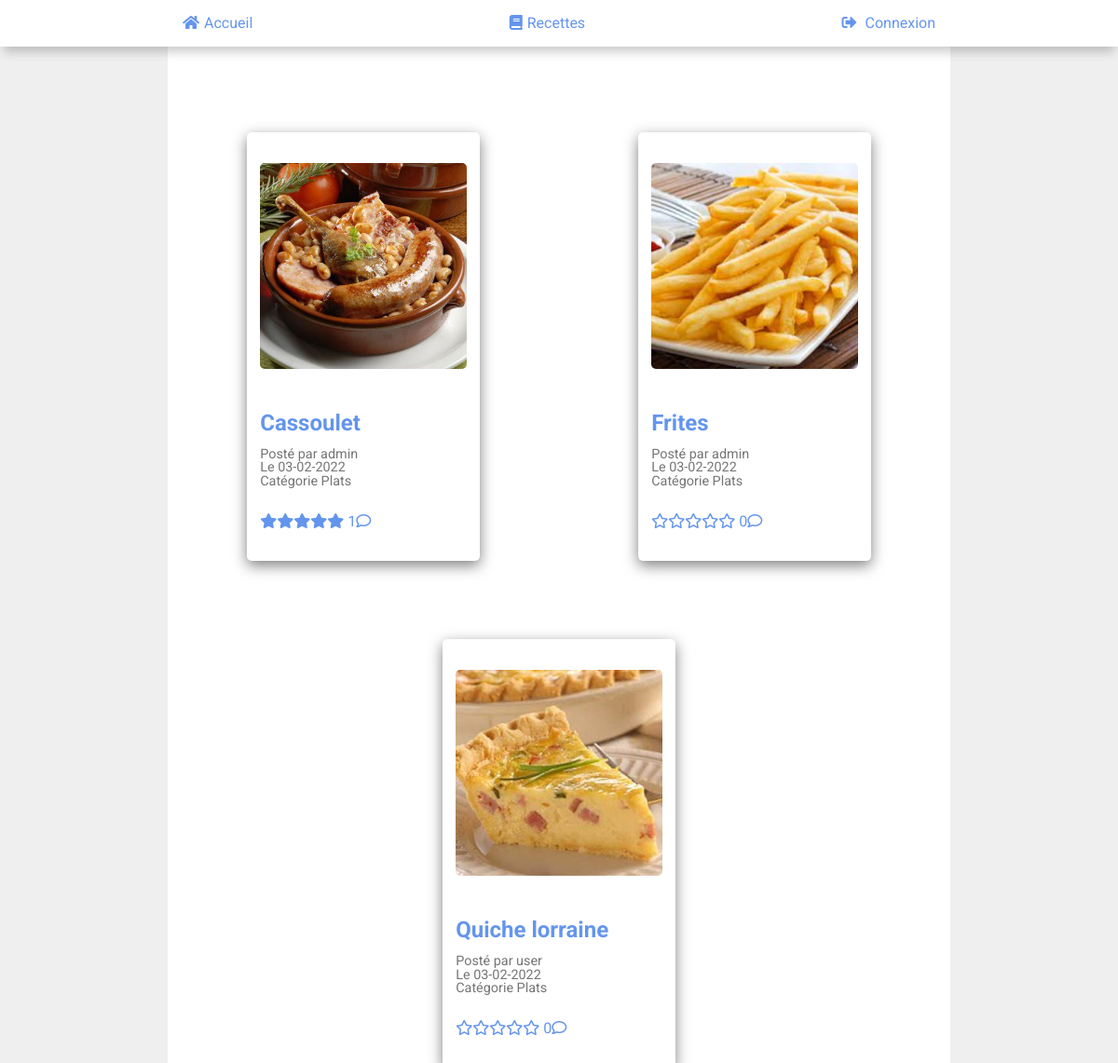
The app's page /public/templates/show_recipes.php?category_id=3 with its own data.
### tables this page shows
CREATE TABLE IF NOT EXISTS `recipes` (
  `id` int(11) NOT NULL AUTO_INCREMENT,
  `title` varchar(265) NOT NULL,
  `description` text NOT NULL,
  `image` text,
  `date_recipe` timestamp NOT NULL DEFAULT CURRENT_TIMESTAMP,
  `user_id` int(11) NOT NULL,
  `category_id` int(11) NOT NULL,
  PRIMARY KEY (`id`),
  KEY `recipe_category_id` (`category_id`),
  KEY `recipe_user_id` (`user_id`)
);

CREATE TABLE IF NOT EXISTS `users` (
  `id` int(11) NOT NULL AUTO_INCREMENT,
  `nickname` varchar(40) NOT NULL,
  `password` text NOT NULL,
  `role` int(1) NOT NULL DEFAULT '3',
  `avatar` varchar(255) NOT NULL,
  `registration_at` timestamp NULL DEFAULT CURRENT_TIMESTAMP,
  PRIMARY KEY (`id`)
);

CREATE TABLE IF NOT EXISTS `categories` (
  `id` int(11) NOT NULL AUTO_INCREMENT,
  `name` varchar(255) DEFAULT NULL,
  PRIMARY KEY (`id`)
);

### libraries/services/sql_requests.php (called while the page is built, shortened)
<?php
function selectOneBy($pdo, $tableToSelect, $where, $selectTo)
{
    $sql = "SELECT * FROM $tableToSelect WHERE $where = ?";
    $query = $pdo->prepare($sql);
    $query->execute([$selectTo]);
    $data = $query->fetch();
    return $data;
}
function selectAllBy($pdo, $tableToSelect, $where, $selectTo)
{
    $sql = "SELECT * FROM $tableToSelect WHERE $where = ?";
    $query = $pdo->prepare($sql);
    $query->execute([$selectTo]);
    $data = $query->fetchAll();
    return $data;
}
function selectTwoByFetch($pdo, $select, $select2, $tableToSelect, $where, $selectTo)
{
    $sql = "SELECT $select, $select2 FROM $tableToSelect WHERE $where = ?";
    $query = $pdo->prepare($sql);
    $query->execute([$selectTo]);
    $data = $query->fetch();
    return $data;
}
function countAsWhere($pdo, $whyCount, $whatAs, $fromWhy, $where, $selectTo)
{
    $sql = "SELECT count($whyCount) AS $whatAs FROM $fromWhy WHERE $where = ?";
    $query = $pdo->prepare($sql);
    $query->execute([$selectTo]);
    return $data = $query->fetch();
}
function roundAvgFetch($pdo, $round, $as, $from, $where, $select)
{
    $sql = "SELECT round(AVG($round)) AS $as FROM $from WHERE $where = ?";
    $query = $pdo->prepare($sql);
    $query->execute([$select]);
    return $data = $query->fetch();
}

### public/templates/show_recipes.php (the view)
<?php
include('../../layout.php');
if ($_GET) {
	$category_id = $_GET['category_id'];
	$recipes = selectAllBy($pdo, 'recipes', 'category_id', $category_id);
	$category = selectOneBy($pdo, 'categories', 'id', $category_id);
} ?>
<section class="first-container flex-wrap">
	<?php foreach ($recipes as $recipe) : ?>
		<?php $recipe_id = $recipe['id']; ?>
		<?php $recipe_user_id = $recipe['user_id']; ?>
		<?php $user = selectTwoByFetch($pdo, 'nickname', 'avatar', 'users', 'id', $recipe_user_id); ?>
		<?php $recipe_date = showDate($recipe['date_recipe']);
		$count = roundAvgFetch($pdo, 'ranked', 'average', 'comments', 'recipe_id', $recipe_id);
		$ranked_count = countAsWhere($pdo, 'ranked', 'ranked_count', 'comments', 'recipe_id', $recipe_id); ?>
		<article class="container-article-show_recipes shadow effect-up">
			<a class="content-article" href="show_recipe.php?recipe_id=<?= $recipe_id; ?>">
				<section>
					<?php if (empty($recipe['image'])) : ?>
						<img src="https://via.placeholder.com/350x350" alt="image qui représente">
					<?php else : ?>
						<img src="/public/src/img/<?= $recipe['image']; ?>" alt="image qui représente">
					<?php endif; ?>
				</section>
				<section>
					<h2><?= $recipe['title']; ?></h2>
					<p class="p-detail">Posté par <?= $user['nickname']; ?></p>
					<p class="p-detail">Le <?= $recipe_date; ?></p>
					<p class="p-detail">Catégorie <?= $category['name']; ?></p>
				</section>
				<section class="show-recipe-ranked">
					<?php ranking($count['average']); ?>
					<span><?= $ranked_count['ranked_count']; ?><i class="far fa-comment"></i></span>
				</section>
			</a>
		</article>
	<?php endforeach; ?>
</section>

### libraries/services/functions.php (shortened to what this page needs)
<?php
include('sql_requests.php');
function showDate($toStringDate)
{
    $timestamp = strtotime($toStringDate);
    return $date = date("d-m-Y", $timestamp);
}
function ranking($rank)
{
    if ($rank == null) {
        $rank = 0;
    }
    for ($i = 0; $i <= 4; $i++) {
        if ($rank > $i) {
            echo '<i class="fas fa-star fastar"></i>';
        } else {
            echo '<i class="far fa-star farstar"></i>';
        }
    }
}

### public/css/style.css (style rules this page uses)
html { box-sizing: border-box; scroll-behavior: smooth; }
*, *:before, *:after { box-sizing: inherit; }
a:link { text-decoration:none; }
a { color: cornflowerblue; }
h1,h2,h3,h4,h5,h6 { color: cornflowerblue; }
body { background-color: #efefef; margin: 0; font-family: 'Roboto', sans-serif; }
* { transition: transform .5s; }
.flex-wrap { display: flex; flex-wrap: wrap; flex-direction: row; }
.p-detail { color: #757575; line-height: 0; font-size: 0.9rem; }
.shadow { -webkit-box-shadow: 0px 5px 15px 0px rgba(0,0,0,0.5); box-shadow: 0px 5px 15px 0px rgba(0,0,0,0.5); transition-property: all; transition-duration: .5s; }
section { width: 100%; }
section article { margin: 5% 3% 5% 3%; width: 100%; max-width: 250px; border-radius: 5px; padding: 0.5%; }
article img { display: inline-block; border-radius: 5px; max-width: 250px; min-width: 0; margin: 10px; }
.first-container { justify-content: space-around; }
.container-article-show_recipes { width: 250px; }
.container-article-show_recipes section { padding: 10px; }
.content-article { width: 100%; border-radius: 5px; padding: 0.5%; }
.content-article section:first-child img { width: 100%; margin: auto; }

### records on screen
recipes: image (picture), title "Cassoulet", user.nickname "admin", date_recipe "03-02-2022", category.name "Plats", ranked_count "1"
recipes: image (picture), title "Frites", user.nickname "admin", date_recipe "03-02-2022", category.name "Plats", ranked_count "0"
recipes: image (picture), title "Quiche lorraine", user.nickname "user", date_recipe "03-02-2022", category.name "Plats", ranked_count "0"
